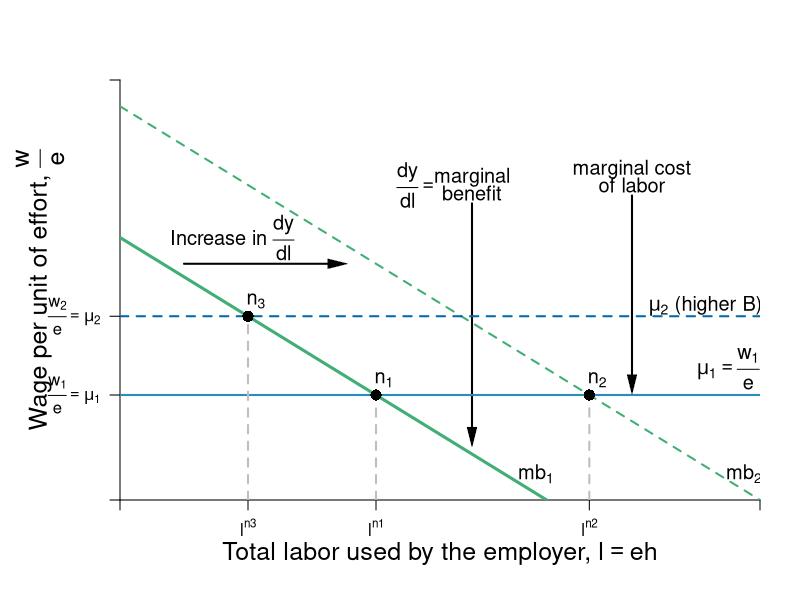

Write the R code that produced this figure.
require(shape)
pdf(file = "employment/employment_mrp_effort.pdf", width = 9, height = 7)

#Set parameters for graphics
axislabelsize <- 1.5
labelsize <- 1.2
graphlinewidth <- 3
segmentlinewidth <- 2

COL <- c("#7fc97f", "#beaed4", "#fdc086", "#ffff99", "#386cb0", "#f0027f", "#bf5b17", "#666666")
COLA <- c("#e0f3db", "#99d8c9","#66c2a4","#41ae76", "#238b45", "#005824")
COLB <- c("#c6dbef", "#4eb3d3", "#2b8cbe", "#0868ac","#084081")
COLC <- c("#fcfbfd", "#efedf5", "#dadaeb", "#bcbddc", "#9e9ac8", "#807dba", "#6a51a3", "#54278f", "#3f007d")

par(mar =  c(5, 6, 4, 2))

mrpL <- function(l, pmax = 20, s = 0.75) {
  pmax - s*l
}


xlims <- c(0, 20)
ylims <- c(0, 16)

npts <- 501 
x <- seq(xlims[1], xlims[2], length.out = npts)
y <- seq(ylims[1], ylims[2], length.out = npts) 
a <- c(46.08, 55, 64)
b <- c(46.08, 55, 64)

plot(0, 0, xlim = xlims, ylim = ylims, type = "n",
     xlab = expression(paste("")),
     ylab = expression(paste("")), 
     xaxt = "n", 
     yaxt = "n", 
     cex.lab = axislabelsize, 
     bty = "n",
     xaxs="i", 
     yaxs="i")

# ticksy <- seq(from = 0, to = ylims[2], by = 2)
# ylabels <- seq(from = 0, to = ylims[2], by = 2)
# ticksx <- seq(from = 0, to = xlims[2], by = 2)
# xlabels <- seq(from = 0, to = xlims[2], by = 2)
ticksy <- c(0, 4, 7, ylims[2])
ylabels <- c(NA, expression(paste(frac(w[1],e) == mu[1])), expression(paste( frac(w[2],e) == mu[2] )), NA)
ticksx <- c(0, (10-7)/0.75, (10-4)/0.75, (15-4)/0.75, xlims[2])
xlabels <- c(NA, expression(paste(l^{n3})), expression(paste(l^{n1})), expression(paste(l^{n2})), NA)

axis(1, at = ticksx, pos = 0, labels = xlabels)
axis(2, at = ticksy, pos = 0, labels = ylabels, las = 1)

npts <- 500 
xx1 <- seq(xlims[1], xlims[2], length.out = npts)

#Lines for mrs graph
lines(xx1, mrpL(xx1, pmax = 10), col = COLA[4], lwd = graphlinewidth)
lines(xx1, mrpL(xx1, pmax = 15), col = COLA[4], lty = 2, lwd = segmentlinewidth)

#Label axes
mtext(expression(paste("Total labor used by the employer, ", l == eh)), side = 1, line = 2.5, cex = axislabelsize)
text(-2.5, 0.5*ylims[2], expression(paste("Wage per unit of effort, ", frac(w,e) )), xpd = TRUE, cex = axislabelsize, srt = 90) 


#Arrows(18, 4, 18, 6.5, col = "black", lty = 1, code = 2, lwd = 2, arr.type = "triangle", arr.lwd = 0.5)
#text(16, 5.75, expression(paste("Change in ", mu)), cex = labelsize)


text(18.3, 7.4, expression(paste(mu[2], " (higher B)")), cex = labelsize)
text(19, 5, expression(paste(mu[1] == frac(w[1],e))), cex = labelsize)
text(16, 12.6, expression(paste("marginal cost")), cex = labelsize)
text(16, 12, expression(paste("of labor")), cex = labelsize)
Arrows(16, 11.6, 16, 4.4, col = "black", lty = 1, code = 2, lwd = 2, arr.type = "triangle", arr.lwd = 0.5)

Arrows(2, 9, 6.8, 9, col = "black", lty = 1, code = 2, lwd = 2, arr.type = "triangle", arr.lwd = 0.5)
text(3.5, 10, expression(paste("Increase in ", frac(dy, dl))), cex = labelsize)

text(9.3, 12, expression(paste(frac(dy, dl)==phantom())), cex = labelsize)
text(11, 12.3, expression(paste("marginal")), cex = labelsize)
text(11, 11.7, expression(paste("benefit")), cex = labelsize)
Arrows(11, 11.3, 11, 2.4, col = "black", lty = 1, code = 2, lwd = 2, arr.type = "triangle", arr.lwd = 0.5)

segments(0, 7, xlims[2], 7, lty = 2, col = COLB[4] , lwd = segmentlinewidth)
segments(0, 4, xlims[2], 4, lty = 1, col = COLB[3], lwd = segmentlinewidth)
segments((15-4)/0.75, 0, 11/0.75, 4, lty = 2, col = "gray", lwd = segmentlinewidth)
segments((10-7)/0.75, 0, (10-7)/0.75, 7, lty = 2, col = "gray", lwd = segmentlinewidth)
segments((10-4)/0.75, 0, (10-4)/0.75, 4, lty = 2, col = "gray", lwd = segmentlinewidth)
points((15-4)/0.75, 4, pch = 16, col = "black", cex = 1.5)
text((15-4)/0.75 + 0.25, 4 + 0.6, expression(paste(n[2])), cex = labelsize)
points((10-7)/0.75, 7, pch = 16, col = "black", cex = 1.5)
text((10-7)/0.75 + 0.25, 7 + 0.6, expression(paste(n[3])), cex = labelsize)
points((10-4)/0.75, 4, pch = 16, col = "black", cex = 1.5)
text((10-4)/0.75 + 0.25, 4 + 0.6, expression(paste(n[1])), cex = labelsize)



# text(80, 12.5, expression(paste("Excess Supply at ", p^H)), cex = labelsize)
# 
# Arrows(62, 5.5, 82, 5.5, col = "black", lty = 1, code = 3, lwd = 2, arr.type = "triangle", arr.lwd = 0.5)
# text(72, 4.75, expression(paste("Excess")), cex = labelsize)
# text(72, 3.75, expression(paste("Demand")), cex = labelsize)
# text(72, 2.75, expression(paste("at ", p^L)), cex = labelsize)



#Label Demand
text(13, 1, expression(paste(mb[1])), cex = labelsize)
text(19.5, 1, expression(paste(mb[2])), cex = labelsize)

dev.off()
